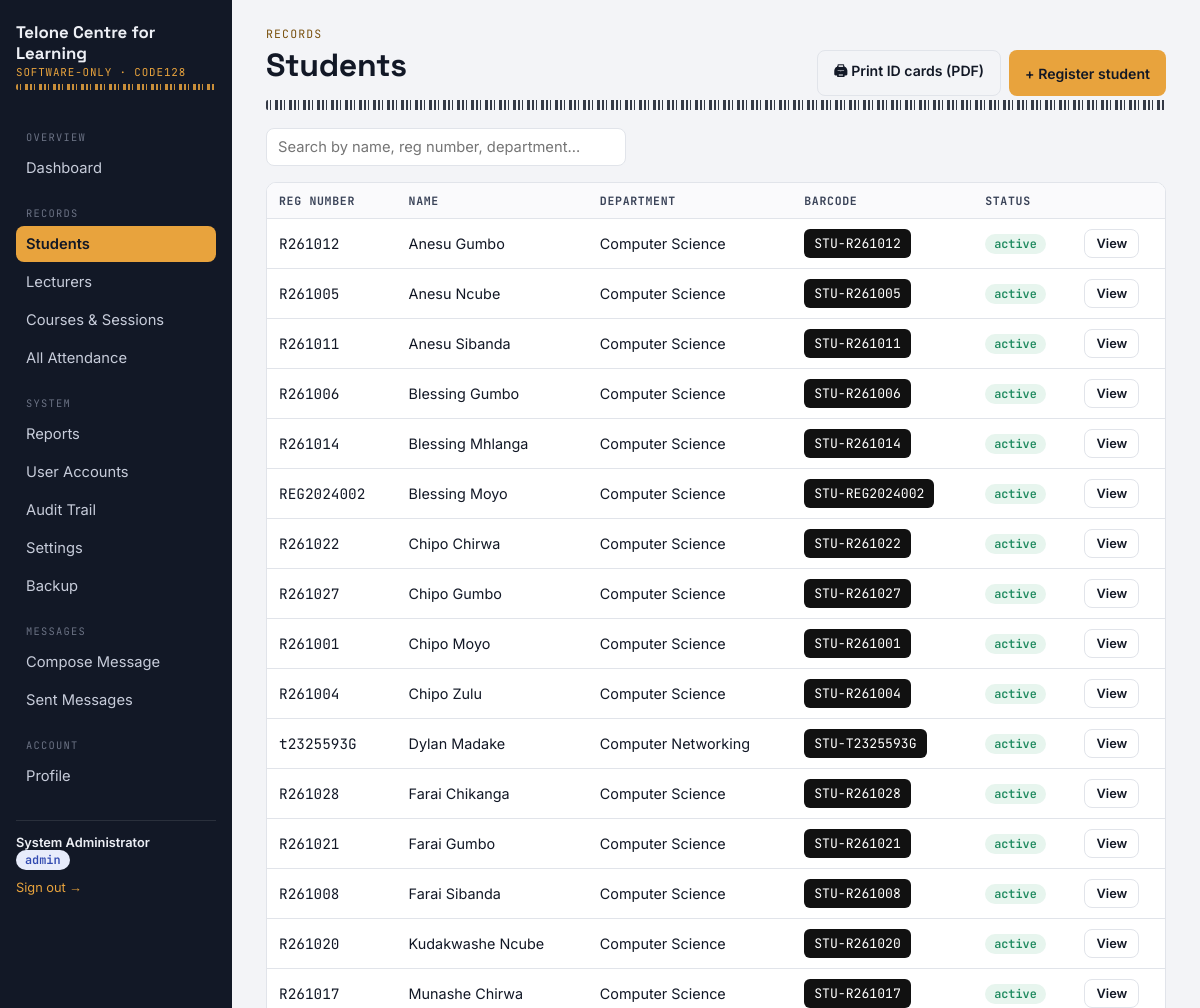
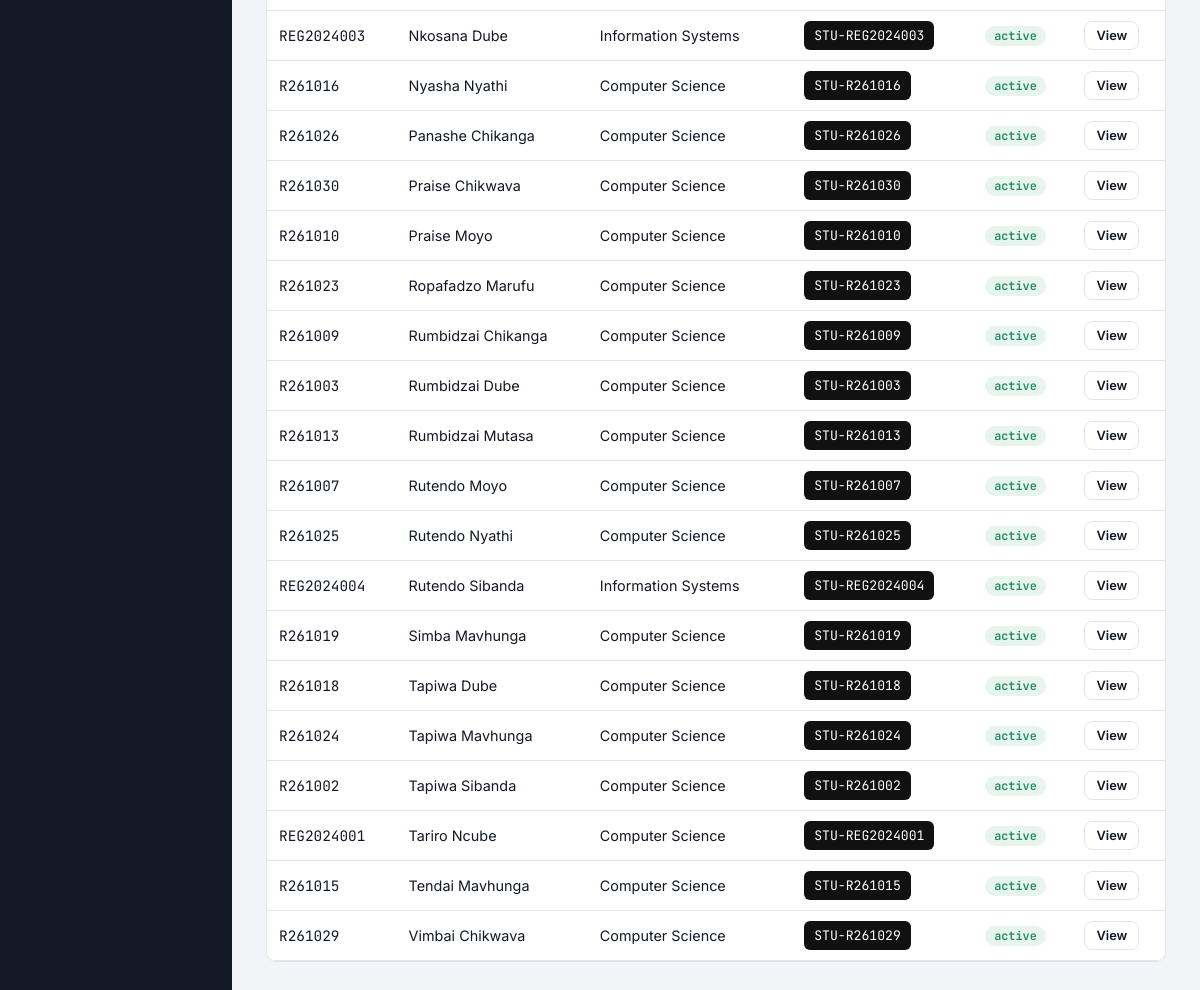
The app's page /students (signed in) with its own data (2 pictures, top to bottom).
### tables this page shows
CREATE TABLE students (
    id            INTEGER PRIMARY KEY AUTOINCREMENT,
    reg_number    TEXT NOT NULL UNIQUE,
    full_name     TEXT NOT NULL,
    email         TEXT,
    department    TEXT,
    barcode_value TEXT NOT NULL UNIQUE,   -- Code128 payload rendered/scanned entirely in software
    password_hash TEXT NOT NULL DEFAULT '',  -- student self-service login; defaults to reg_number, hashed, at creation
    status        TEXT NOT NULL DEFAULT 'active' CHECK (status IN ('active', 'inactive')),
    created_at    TEXT NOT NULL DEFAULT (datetime('now'))
);

### app.py (the view)
@app.route("/students")
@role_required("admin")
def students_list():
    db = get_db()
    q = request.args.get("q", "").strip()
    if q:
        rows = db.execute(
            """SELECT * FROM students
               WHERE reg_number LIKE ? OR full_name LIKE ? OR department LIKE ?
               ORDER BY full_name""",
            (f"%{q}%", f"%{q}%", f"%{q}%"),
        ).fetchall()
    else:
        rows = db.execute("SELECT * FROM students ORDER BY full_name").fetchall()
    db.close()
    return render_template("students.html", students=rows, q=q)

### app.py (called while the page is built, shortened)
def role_required(*roles):
    def decorator(view):
        @wraps(view)
        def wrapped(*args, **kwargs):
            if "role" not in session:
                return redirect(url_for("login", next=request.path))
            if session.get("role") not in roles:
                abort(403)
            return view(*args, **kwargs)
        return wrapped
    return decorator

@app.context_processor
def inject_user():
    return {
        "current_user": {
            "id": session.get("user_id") or session.get("student_id"),
            "name": session.get("full_name"),
            "role": session.get("role"),
        },
        "institution_name": get_setting("institution_name", "Attendance Ledger"),
    }

def _unread_message_count():
    role = session.get("role")
    if role == "lecturer":
        rid = session.get("user_id")
        rtype = "lecturer"
    elif role == "student":
        rid = session.get("student_id")
        rtype = "student"
    else:
        return 0

@app.context_processor
def inject_unread_count():
    return {"unread_message_count": _unread_message_count()}

### database.py (called while the page is built)
def get_db():
    conn = sqlite3.connect(DB_PATH)
    conn.row_factory = sqlite3.Row
    conn.execute("PRAGMA foreign_keys = ON")
    return conn

def get_setting(key, default=None):
    conn = get_db()
    row = conn.execute("SELECT value FROM settings WHERE key=?", (key,)).fetchone()
    conn.close()
    if row is not None:
        return row["value"]
    return DEFAULT_SETTINGS.get(key, default)

### templates/students.html (shortened to what this page needs)
{% extends "base.html" %}
{% block content %}
<span class="eyebrow">Records</span>
<div class="topline">
  <h1>Students</h1>
  <div style="display:flex; gap:8px;">
    <a href="{{ url_for('students_id_cards', q=q) }}" class="btn ghost">🖨 Print ID cards (PDF)</a>
    <a href="{{ url_for('student_add') }}" class="btn accent">+ Register student</a>
  </div>
</div>
<div class="barcode-rule"></div>
<form method="get" style="max-width:360px; margin-bottom:16px;">
  <input type="text" name="q" placeholder="Search by name, reg number, department…" value="{{ q }}">
</form>
<div class="table-wrap">
<table>
  <thead>
    <tr><th>Reg Number</th><th>Name</th><th>Department</th><th>Barcode</th><th>Status</th><th></th></tr>
  </thead>
  <tbody>
  {% for s in students %}
    <tr>
      <td class="mono">{{ s.reg_number }}</td>
      <td>{{ s.full_name }}</td>
      <td>{{ s.department }}</td>
      <td><span class="barcode-chip">{{ s.barcode_value }}</span></td>
      <td><span class="badge {{ s.status }}">{{ s.status }}</span></td>
      <td><a class="btn small ghost" href="{{ url_for('student_detail', student_id=s.id) }}">View</a></td>
    </tr>
  {% else %}
    <tr><td colspan="6" class="empty-state">📋 No students found{{ ' for “' + q + '”' if q }}. {% if not q %}<a href="{{ url_for('student_add') }}">Register the first one</a>.{% endif %}</td></tr>
  {% endfor %}
  </tbody>
</table>
</div>
{% endblock %}

### static/css/style.css (style rules this page uses)
:root { --ink: #121826; --ink-soft: #3A4358; --paper: #F3F4F7; --surface: #FFFFFF; --line: #E1E4EA; --accent: #E8A33D; --accent-ink: #7A5210; --good: #1F8A5F; --good-bg: #E7F5EE; --warn: #C77C11; --warn-bg: #FBF0DC; --bad: #C0392B; --bad-bg: #FBEAE7; --radius: 10px; --font-display: "Space Grotesk", "Segoe UI", sans-serif; --font-body: "Inter", "Segoe UI", sans-serif; --font-mono: "JetBrains Mono", "Courier New", monospace; }
* { box-sizing: border-box; }
html,body { height:100%; }
body { margin:0; font-family: var(--font-body); background: var(--paper); color: var(--ink); -webkit-font-smoothing: antialiased; }
a { color: inherit; }
h1,h2,h3,h4 { font-family: var(--font-display); margin:0 0 6px; letter-spacing:-0.01em; }
code, .mono { font-family: var(--font-mono); }
.barcode-rule { height:10px; background-image: repeating-linear-gradient( 90deg, var(--ink) 0px, var(--ink) 2px, transparent 2px, transparent 4px, var(--ink) 4px, var(--ink) 5px, transparent 5px, transparent 9px, var(--ink) 9px, var(--ink) 12px, transparent 12px, transparent 14px ); opacity:0.85; border-radius: 2px; margin: 4px 0 18px; }
.topline { display:flex; align-items:baseline; justify-content:space-between; gap:12px; flex-wrap:wrap; }
.eyebrow { font-family: var(--font-mono); font-size:0.72rem; letter-spacing:0.1em; text-transform:uppercase; color: var(--accent-ink); margin-bottom:4px; display:block; }
table { width:100%; border-collapse: collapse; background: var(--surface); }
th, td { text-align:left; padding: 10px 12px; border-bottom:1px solid var(--line); font-size:0.9rem; }
th { font-family: var(--font-mono); font-size:0.72rem; text-transform:uppercase; letter-spacing:0.06em; color: var(--ink-soft); background:#FAFAFC; }
.table-wrap { border:1px solid var(--line); border-radius: var(--radius); overflow:hidden; }
.badge { display:inline-block; padding:2px 9px; border-radius:99px; font-size:0.74rem; font-weight:600; font-family: var(--font-mono); }
.badge.present, .badge.active { background: var(--good-bg); color: var(--good); }
input, select, textarea { width:100%; padding:9px 11px; border:1px solid var(--line); border-radius:8px; font-family: var(--font-body); font-size:0.92rem; background:#fff; }
.btn { display:inline-flex; align-items:center; gap:6px; background: var(--ink); color:#fff; border:none; border-radius:8px; padding: 10px 16px; font-weight:600; font-size:0.88rem; cursor:pointer; text-decoration:none; }
.btn.accent { background: var(--accent); color: var(--ink); }
.btn.ghost { background:transparent; color: var(--ink); border:1px solid var(--line); }
.btn.small { padding:6px 11px; font-size:0.8rem; }
.barcode-chip { display:inline-flex; align-items:center; gap:8px; font-family: var(--font-mono); background:#111; color:#fff; padding:6px 10px; border-radius:6px; font-size:0.82rem; }

### records on screen
students: reg_number "R261012", full_name "Anesu Gumbo", department "Computer Science", barcode_value "STU-R261012", status "active"
students: reg_number "R261005", full_name "Anesu Ncube", department "Computer Science", barcode_value "STU-R261005", status "active"
students: reg_number "R261011", full_name "Anesu Sibanda", department "Computer Science", barcode_value "STU-R261011", status "active"
students: reg_number "R261006", full_name "Blessing Gumbo", department "Computer Science", barcode_value "STU-R261006", status "active"
students: reg_number "R261014", full_name "Blessing Mhlanga", department "Computer Science", barcode_value "STU-R261014", status "active"
students: reg_number "REG2024002", full_name "Blessing Moyo", department "Computer Science", barcode_value "STU-REG2024002", status "active"
students: reg_number "R261022", full_name "Chipo Chirwa", department "Computer Science", barcode_value "STU-R261022", status "active"
students: reg_number "R261027", full_name "Chipo Gumbo", department "Computer Science", barcode_value "STU-R261027", status "active"
students: reg_number "R261001", full_name "Chipo Moyo", department "Computer Science", barcode_value "STU-R261001", status "active"
students: reg_number "R261004", full_name "Chipo Zulu", department "Computer Science", barcode_value "STU-R261004", status "active"
students: reg_number "t2325593G", full_name "Dylan Madake", department "Computer Networking", barcode_value "STU-T2325593G", status "active"
students: reg_number "R261028", full_name "Farai Chikanga", department "Computer Science", barcode_value "STU-R261028", status "active"
students: reg_number "R261021", full_name "Farai Gumbo", department "Computer Science", barcode_value "STU-R261021", status "active"
students: reg_number "R261008", full_name "Farai Sibanda", department "Computer Science", barcode_value "STU-R261008", status "active"
students: reg_number "R261020", full_name "Kudakwashe Ncube", department "Computer Science", barcode_value "STU-R261020", status "active"
students: reg_number "R261017", full_name "Munashe Chirwa", department "Computer Science", barcode_value "STU-R261017", status "active"
students: reg_number "REG2024003", full_name "Nkosana Dube", department "Information Systems", barcode_value "STU-REG2024003", status "active"
students: reg_number "R261016", full_name "Nyasha Nyathi", department "Computer Science", barcode_value "STU-R261016", status "active"
students: reg_number "R261026", full_name "Panashe Chikanga", department "Computer Science", barcode_value "STU-R261026", status "active"
students: reg_number "R261030", full_name "Praise Chikwava", department "Computer Science", barcode_value "STU-R261030", status "active"
students: reg_number "R261010", full_name "Praise Moyo", department "Computer Science", barcode_value "STU-R261010", status "active"
students: reg_number "R261023", full_name "Ropafadzo Marufu", department "Computer Science", barcode_value "STU-R261023", status "active"
students: reg_number "R261009", full_name "Rumbidzai Chikanga", department "Computer Science", barcode_value "STU-R261009", status "active"
students: reg_number "R261003", full_name "Rumbidzai Dube", department "Computer Science", barcode_value "STU-R261003", status "active"
students: reg_number "R261013", full_name "Rumbidzai Mutasa", department "Computer Science", barcode_value "STU-R261013", status "active"
students: reg_number "R261007", full_name "Rutendo Moyo", department "Computer Science", barcode_value "STU-R261007", status "active"
students: reg_number "R261025", full_name "Rutendo Nyathi", department "Computer Science", barcode_value "STU-R261025", status "active"
students: reg_number "REG2024004", full_name "Rutendo Sibanda", department "Information Systems", barcode_value "STU-REG2024004", status "active"
students: reg_number "R261019", full_name "Simba Mavhunga", department "Computer Science", barcode_value "STU-R261019", status "active"
students: reg_number "R261018", full_name "Tapiwa Dube", department "Computer Science", barcode_value "STU-R261018", status "active"
students: reg_number "R261024", full_name "Tapiwa Mavhunga", department "Computer Science", barcode_value "STU-R261024", status "active"
students: reg_number "R261002", full_name "Tapiwa Sibanda", department "Computer Science", barcode_value "STU-R261002", status "active"
students: reg_number "REG2024001", full_name "Tariro Ncube", department "Computer Science", barcode_value "STU-REG2024001", status "active"
students: reg_number "R261015", full_name "Tendai Mavhunga", department "Computer Science", barcode_value "STU-R261015", status "active"
students: reg_number "R261029", full_name "Vimbai Chikwava", department "Computer Science", barcode_value "STU-R261029", status "active"

### other values on screen
{{ institution_name }} "Telone Centre for Learning"
{{ current_user.name }} "System Administrator"
{{ current_user.role }} "admin"
